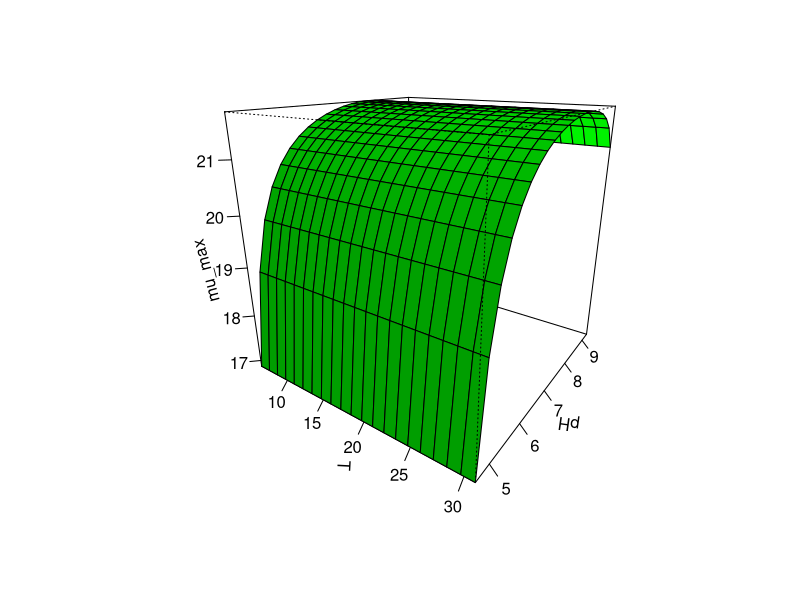

Generate this figure with R:
#############################
# start of Parameter script
#############################
T <- seq(6.006,30.969,length.out=21)
pH <- seq(4.6046,9.2907,length.out=21)
a11 <- 22.87
pHsubmin <- 4.14
pHsupmax <- 9.8000000000000007
pHmin <- 4.26
pHmax <- 9.77
#############################
# end of Parameter script
#############################
 
#############################
# start of Model script
#############################
multVar1 <- T
multVar2 <- pH
 
response_surface <- function(T,pH) {
   (a11*(((pH-pHmin)*(pH-pHmax))/((pH-pHsubmin)*(pH-pHsupmax))))
} 
result <- outer(multVar1,multVar2,response_surface)
colnames(result)<-multVar2
rownames(result)<-multVar1
#############################
# End of Model script
#############################
 
#############################
# start of Visualisation script
#############################
persp(multVar1,multVar2,result,col = 'green',xlab='T',ylab='pH',zlab='mu_max',theta=35,phi=20,shade=0.25,ticktype = 'detailed')
#############################
# End of Visualisation script
#############################
